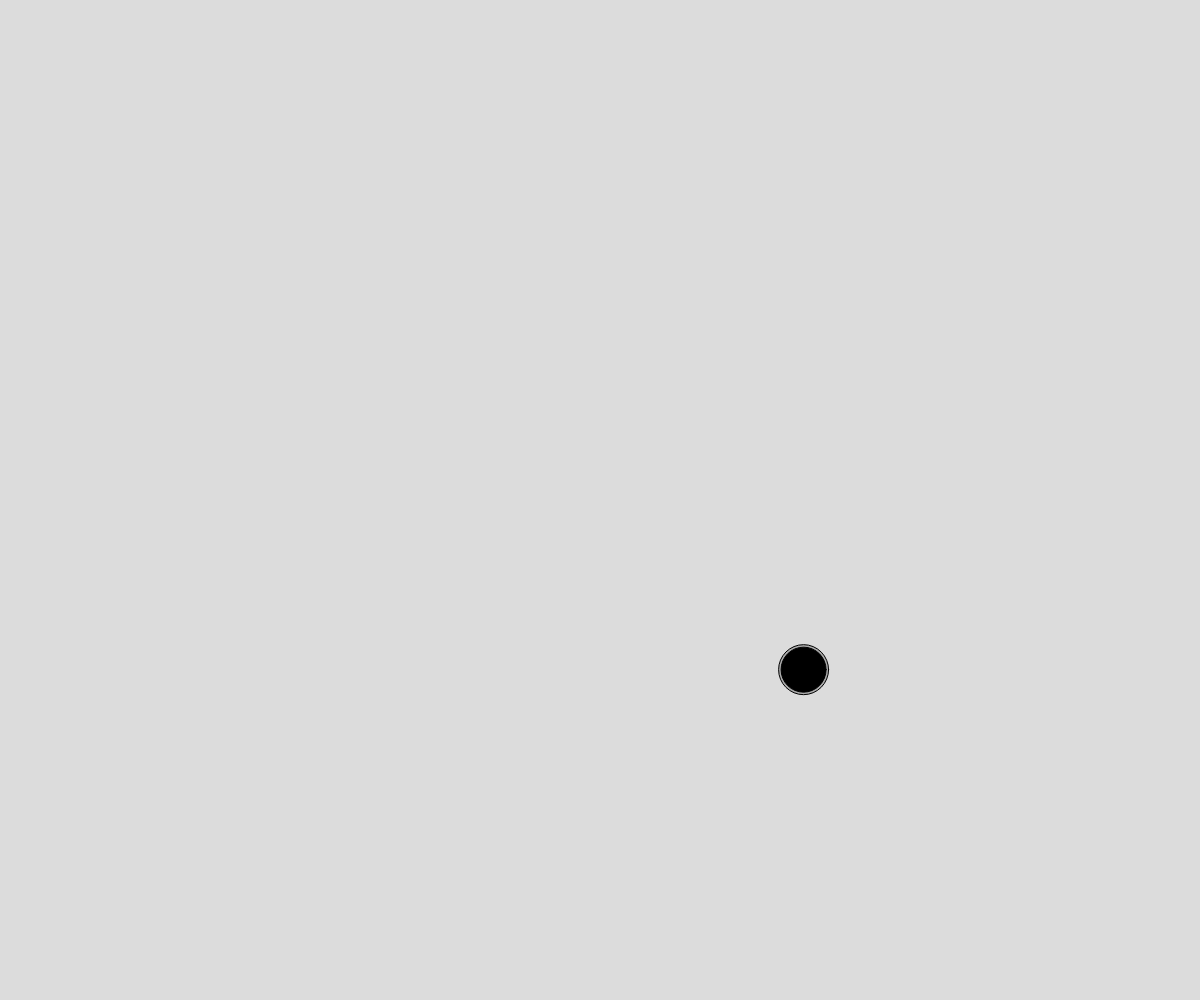
Frame 1 (no input)
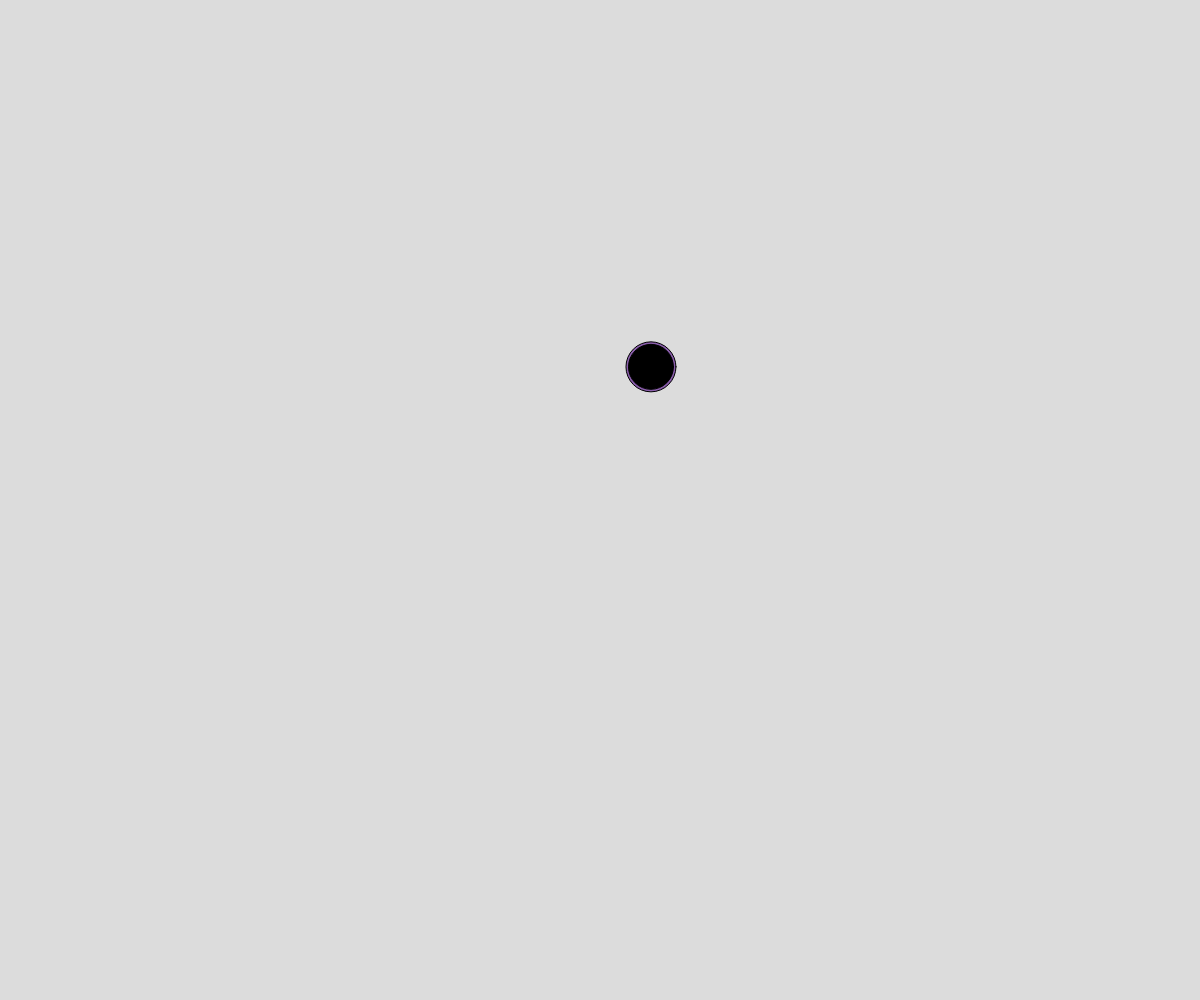
Frame 60 (no input)
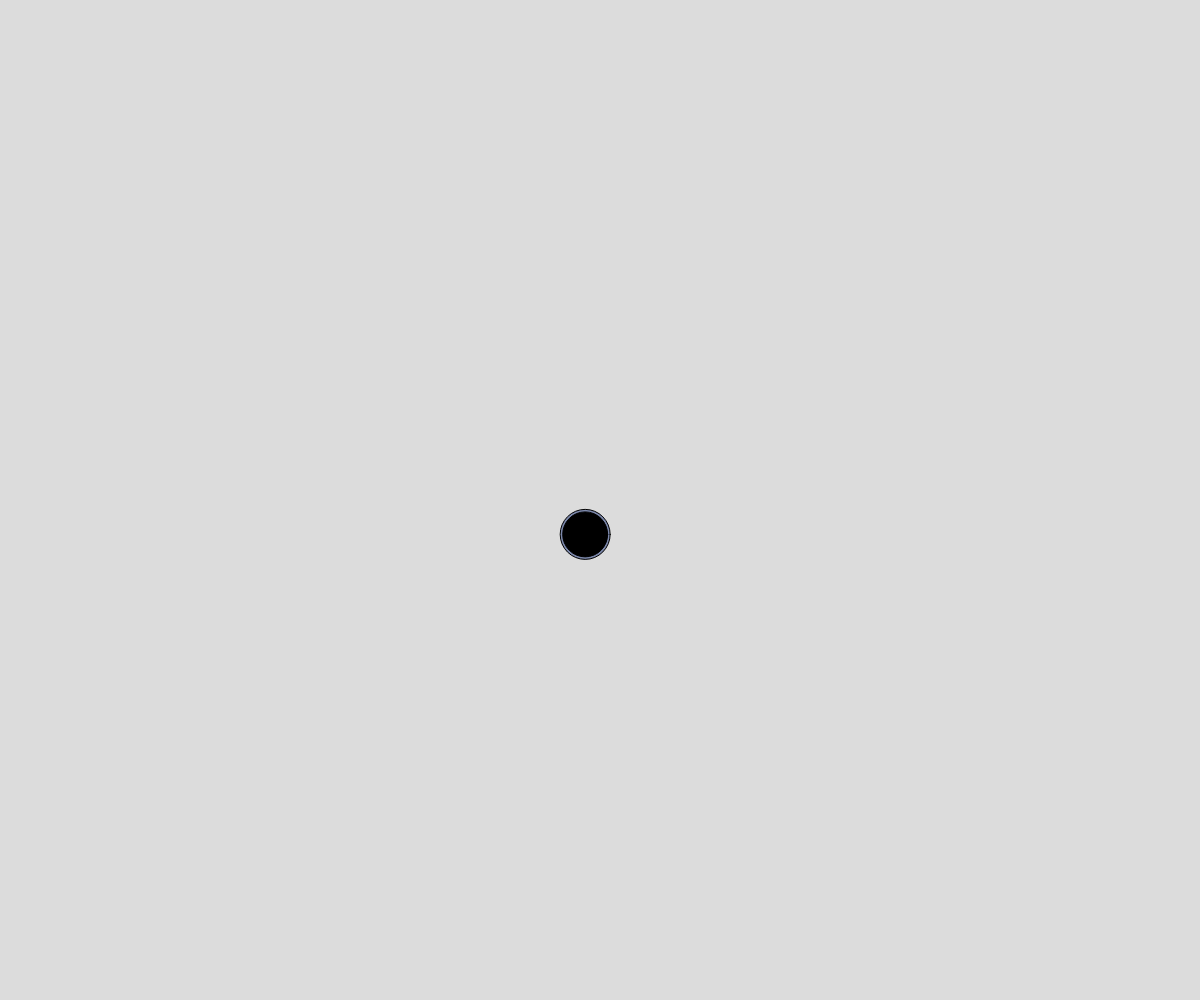
Frame 120 (the mouse pressed at the canvas centre since frame 60)

The p5.js sketch that drew these frames (run headless with seeded random() and noise() and a simulated clock; from frame 60 on, the mouse is pressed at the canvas centre):

// p5.js sketch
// ── sketch.js
// Project Title
// Your Name
// Date
//
// Extra for Experts:
// - describe what you did to take this project "above and beyond"
let x,y;
let timeW = 60;
let timeX = 0;
let timeY = 0;


function setup() {
  createCanvas(windowWidth, windowHeight);
  //width and height are defiend by canvas, puts x,y in the center
  x = width/2;
  y = height/2;
}

function draw() {
  background(220);

  x = noise(timeX) * width;
  y = noise(timeY) * height; 
  fill(noise(timeX)*255,noise(timeY)*255,noise(timeW)*255)
  circle(x,y,50)

  fill("black");
  circle(x,y,45)

  timeX +=0.04;
  timeY -=0.02;
  
}
